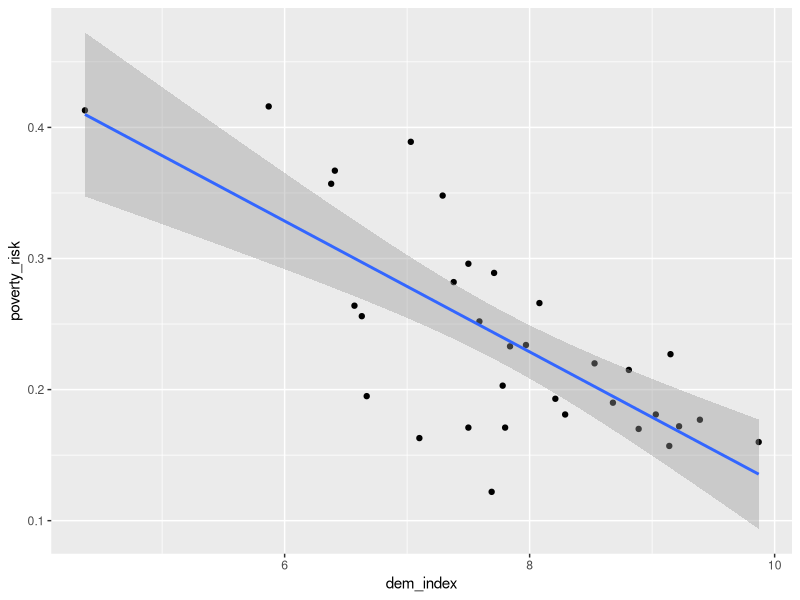

R code for this plot:
## ---- chunk 1
knitr::opts_chunk$set(echo = TRUE, eval = F)
## ---- chunk 2

library(tidyverse)
countries = read.csv("data/countries.csv")
## ---- chunk 3

countries %>% ggplot(aes(x=dem_index, y=poverty_risk))+geom_point()+geom_smooth(method = "lm") # remember to visualize before modeling 

mod1 = lm(poverty_risk ~ dem_index, data = countries)
## ---- chunk 4
summary(mod1)

"Intercept - the expected proportion of people at the risk of poverty in a country with the democracy index of zero. In such country, we would expect to see 63% (0.63) of people at the risk of poverty."

"dem_index - the difference in the expected proportion of people at the risk of povery when the democracy index raises by one. According to our model, countries with 1 additional point on the democracy index have on average 5 percentage points smaller proportion of people at the risk of poverty"
## ---- chunk 5
"No, it is only technical. On inspection of the data, you will notice there are no countries in the sample even close to the democracy index of 0. So the interpetation is, in fact, a wild extrapolation to an area for which we have no data."
## ---- chunk 6
countries$dem_index_c = countries$dem_index - mean(countries$dem_index, na.rm = TRUE)

mod2 = lm(poverty_risk ~ dem_index_c, data = countries)
summary(mod2)

"The intercept now represents the proportion of people at the risk of poverty in a country with average democracy index (average within our sample, of course). This is much more useful. The interpretation of the slope coefficient does not change."
## ---- chunk 7
library(tidyverse) # for pipes, count function and ggplot

str(countries$di_cat) # check that the variable is not coded as numeric
countries %>% count(di_cat) # out of curiosity, we look at a basic frequency table

mod3 = lm(poverty_risk ~ di_cat, data = countries)
summary(mod3)

"We did not have to do anything special before running the model, just check that that the di_cat variable is not coded as numeric. Since it is not, R automatically transforms it into factor (if it is not a factor yet) and then to dummies. It automatically includes only k-1 of the dummies in the model. We see, looking at the intercepts, that full democracy have 6 percentage points less people living in poverty, on average, compared to Flawed democracies. Hybrid democracies, on the other hand, have 16 percentage points higher povery rate the Flawed democracies, on average. But what is the poverty rate of Flawed democracies to begin with? It is the intercept, i.e. 25.5 %."
